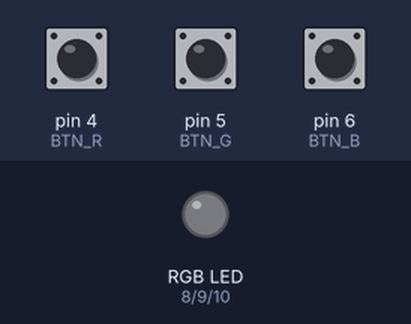
Bench run of a sketch on a simulated Arduino Uno, built with avr-gcc and run on an emulated ATmega328P. On the bench: an RGB LED mixed from three pins (HIGH = lit). The inputs (shaded band) are chosen by the test bench; at power-on: pin 4 (BTN_R) HIGH, pin 5 (BTN_G) HIGH, pin 6 (BTN_B) HIGH.

Above: at 1.2 s.
1.3 s: pin 4 (BTN_R) pulled LOW for 0.15 s
At 2.2 s:
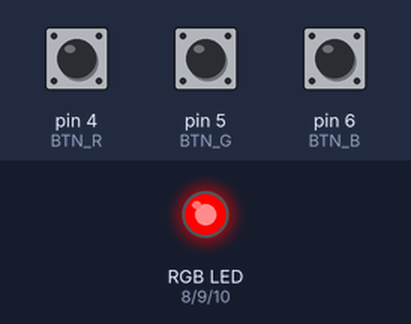
2.9 s: pin 5 (BTN_G) pulled LOW for 0.15 s
At 3.4 s:
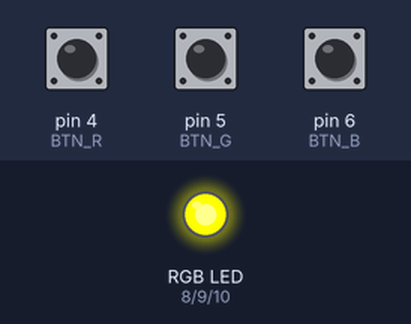
4.5 s: pin 6 (BTN_B) pulled LOW for 0.15 s
At 5.7 s:
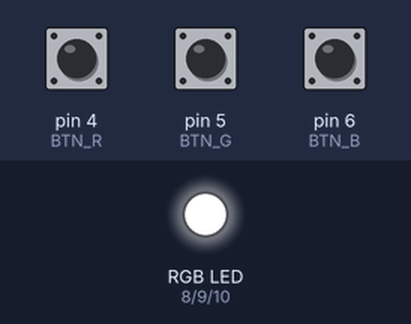
6.1 s: pin 4 (BTN_R) pulled LOW for 1 s
At 7.1 s:
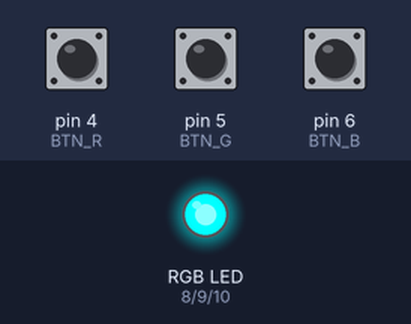
8.6 s: pin 5 (BTN_G) pulled LOW for 1 s
At 9.1 s:
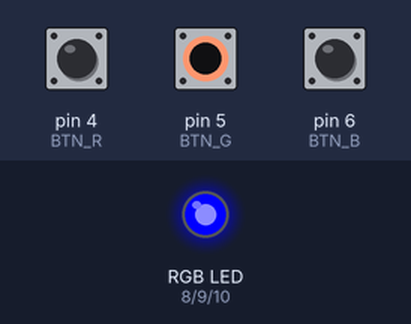
11.1 s: pin 4 (BTN_R) pulled LOW for 0.15 s
At 12.2 s:
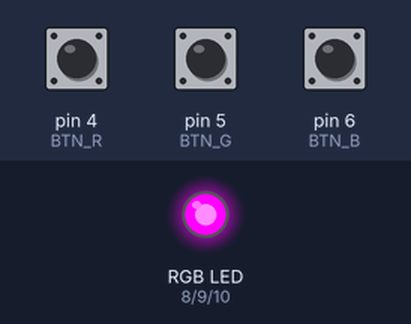
Timing chart, 0 to 13.7 s (numbered marks = the images above; inputs shaded):
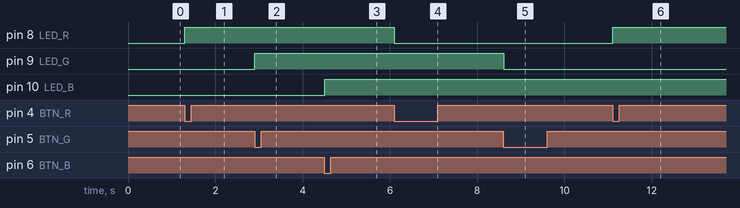

The sketch:

RGB_led_and_Switch.ino
```cpp
// กำหนดขาสำหรับปุ่มและสี RGB
const int BTN_R = 4; // ปุ่มสำหรับสีแดง
const int BTN_G = 5; // ปุ่มสำหรับสีเขียว
const int BTN_B = 6; // ปุ่มสำหรับสีน้ำเงิน

const int LED_R = 8; // LED ขาสีแดง
const int LED_G = 9; // LED ขาสีเขียว
const int LED_B = 10; // LED ขาสีน้ำเงิน

// ตัวแปรสำหรับสถานะไฟ LED (เริ่มต้นเป็น LOW หรือ OFF)
int ledStateR = LOW;
int ledStateG = LOW;
int ledStateB = LOW;

// ตัวแปรสำหรับสถานะปุ่ม (ใช้ในการตรวจจับการกด/ปล่อย หรือ Edge Detection)
int lastButtonStateR = HIGH;
int lastButtonStateG = HIGH;
int lastButtonStateB = HIGH;

void setup()
{
  // กำหนดขาปุ่มเป็น INPUT_PULLUP (ต่อปุ่มกับ GND)
  pinMode(BTN_R, INPUT_PULLUP);
  pinMode(BTN_G, INPUT_PULLUP);
  pinMode(BTN_B, INPUT_PULLUP);

  // กำหนดขา LED เป็น OUTPUT
  pinMode(LED_R, OUTPUT);
  pinMode(LED_G, OUTPUT);
  pinMode(LED_B, OUTPUT);

  // กำหนดสถานะเริ่มต้นของไฟ LED
  digitalWrite(LED_R, ledStateR);
  digitalWrite(LED_G, ledStateG);
  digitalWrite(LED_B, ledStateB);
}

void loop()
{
  // ------------------------------------
  // Funtion สำหรับ สีแดง (Red)
  // ------------------------------------
  int currentButtonStateR = digitalRead(BTN_R);
  if (currentButtonStateR != lastButtonStateR) {
    if (currentButtonStateR == LOW) {
      // สลับสถานะ LED
      ledStateR = !ledStateR; // ! คือการกลับค่า (HIGH เป็น LOW, LOW เป็น HIGH)
      digitalWrite(LED_R, ledStateR);
    }
    // อัพเดทสถานะปุ่มที่แล้ว
    lastButtonStateR = currentButtonStateR;
  }

  // ------------------------------------
  // Funtion สำหรับ สีเขียว (Green)
  // ------------------------------------
  int currentButtonStateG = digitalRead(BTN_G);

  if (currentButtonStateG != lastButtonStateG) {
    if (currentButtonStateG == LOW) {
      ledStateG = !ledStateG;
      digitalWrite(LED_G, ledStateG);
    }
    lastButtonStateG = currentButtonStateG;
  }

  // ------------------------------------
  // Funtion สำหรับ สีน้ำเงิน (Blue)
  // ------------------------------------
  int currentButtonStateB = digitalRead(BTN_B);

  if (currentButtonStateB != lastButtonStateB) {
    if (currentButtonStateB == LOW) {
      ledStateB = !ledStateB;
      digitalWrite(LED_B, ledStateB);
    }
    lastButtonStateB = currentButtonStateB;
  }

  // ดีเลย์เล็กน้อยสำหรับ Debounce
  delay(50);
}
```

Measured:
- after the input at 1.3 s, pin 8 (LED_R): LOW → HIGH at once
- after the input at 2.9 s, pin 9 (LED_G): LOW → HIGH at once
- after the input at 4.5 s, pin 10 (LED_B): LOW → HIGH at once
- after the input at 6.1 s, pin 8 (LED_R): HIGH → LOW at once
- after the input at 8.6 s, pin 9 (LED_G): HIGH → LOW at once
- after the input at 11.1 s, pin 8 (LED_R): LOW → HIGH at once
